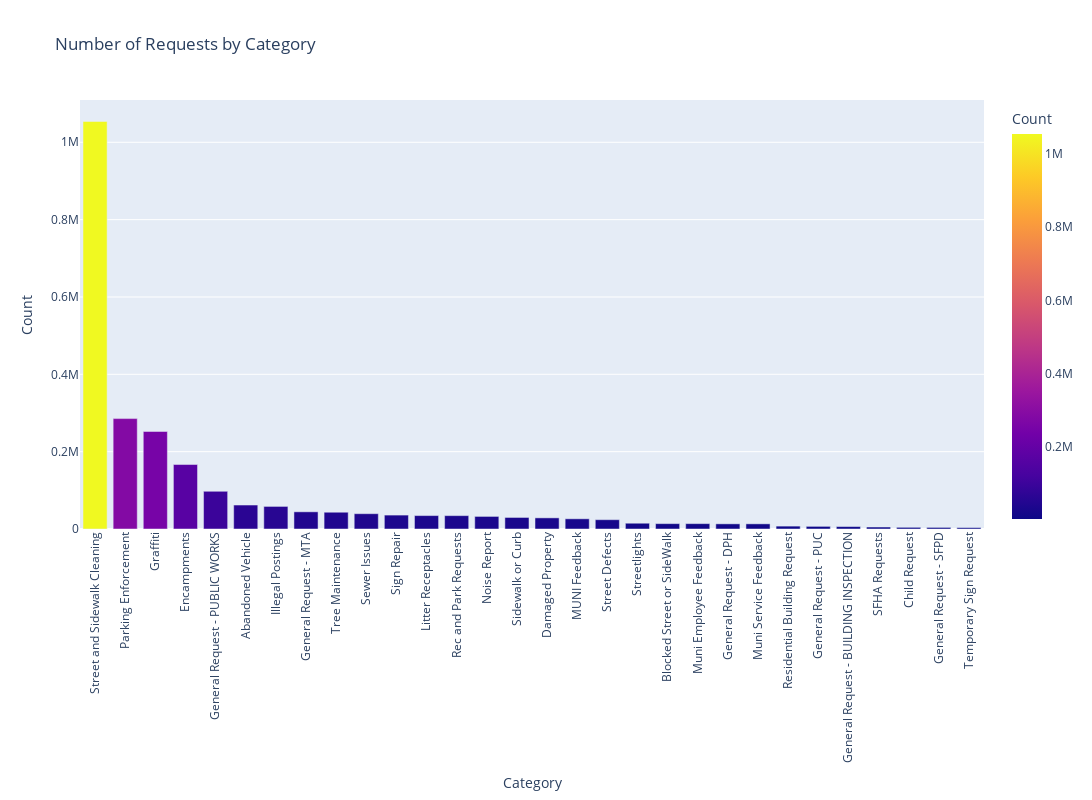

Notebook cell for this chart:
### Code cell
fig = px.bar(df, x= 'Category', y = 'Count', color = 'Count', title = 'Number of Requests by Category') 
fig.update_layout(width = 1400, height = 800, xaxis_tickangle=-90)
fig.show()

### Figure 1 — Plotly figure (JSON) as saved in the notebook; plotly's stock layout.template omitted (floating-point values rounded to 4 significant figures)
{"data": [{"alignmentgroup": "True", "hovertemplate": "Category=%{x}<br>Count=%{marker.color}<extra></extra>", "legendgroup": "", "marker": {"color": [1053882, 285498, 252216, 166714, 97471, 61977, 58416, 44463, 43358, 39574, 36006, 34704, 34585, 32550, 29856, 28801, 26384, 24075, 14957, 13887, 13875, 13351, 13339, 7454, 6816, 6280, 5088, 4309, 4110, 3539], "coloraxis": "coloraxis", "pattern": {"shape": ""}}, "name": "", "offsetgroup": "", "orientation": "v", "showlegend": false, "textposition": "auto", "type": "bar", "x": ["Street and Sidewalk Cleaning", "Parking Enforcement", "Graffiti", "Encampments", "General Request - PUBLIC WORKS", "Abandoned Vehicle", "Illegal Postings", "General Request - MTA", "Tree Maintenance", "Sewer Issues", "Sign Repair", "Litter Receptacles", "Rec and Park Requests", "Noise Report", "Sidewalk or Curb", "Damaged Property", "MUNI Feedback", "Street Defects", "Streetlights", "Blocked Street or SideWalk", "Muni Employee Feedback", "General Request - DPH", "Muni Service Feedback", "Residential Building Request", "General Request - PUC", "General Request - BUILDING INSPECTION", "SFHA Requests", "Child Request", "General Request - SFPD", "Temporary Sign Request"], "xaxis": "x", "y": [1053882, 285498, 252216, 166714, 97471, 61977, 58416, 44463, 43358, 39574, 36006, 34704, 34585, 32550, 29856, 28801, 26384, 24075, 14957, 13887, 13875, 13351, 13339, 7454, 6816, 6280, 5088, 4309, 4110, 3539], "yaxis": "y"}], "layout": {"barmode": "relative", "coloraxis": {"colorbar": {"title": {"text": "Count"}}, "colorscale": [[0, "#0d0887"], [0.1111, "#46039f"], [0.2222, "#7201a8"], [0.3333, "#9c179e"], [0.4444, "#bd3786"], [0.5556, "#d8576b"], [0.6667, "#ed7953"], [0.7778, "#fb9f3a"], [0.8889, "#fdca26"], [1, "#f0f921"]]}, "height": 800, "legend": {"tracegroupgap": 0}, "title": {"text": "Number of Requests by Category"}, "width": 1400, "xaxis": {"anchor": "y", "domain": [0, 1], "tickangle": -90, "title": {"text": "Category"}}, "yaxis": {"anchor": "x", "domain": [0, 1], "title": {"text": "Count"}}}}
